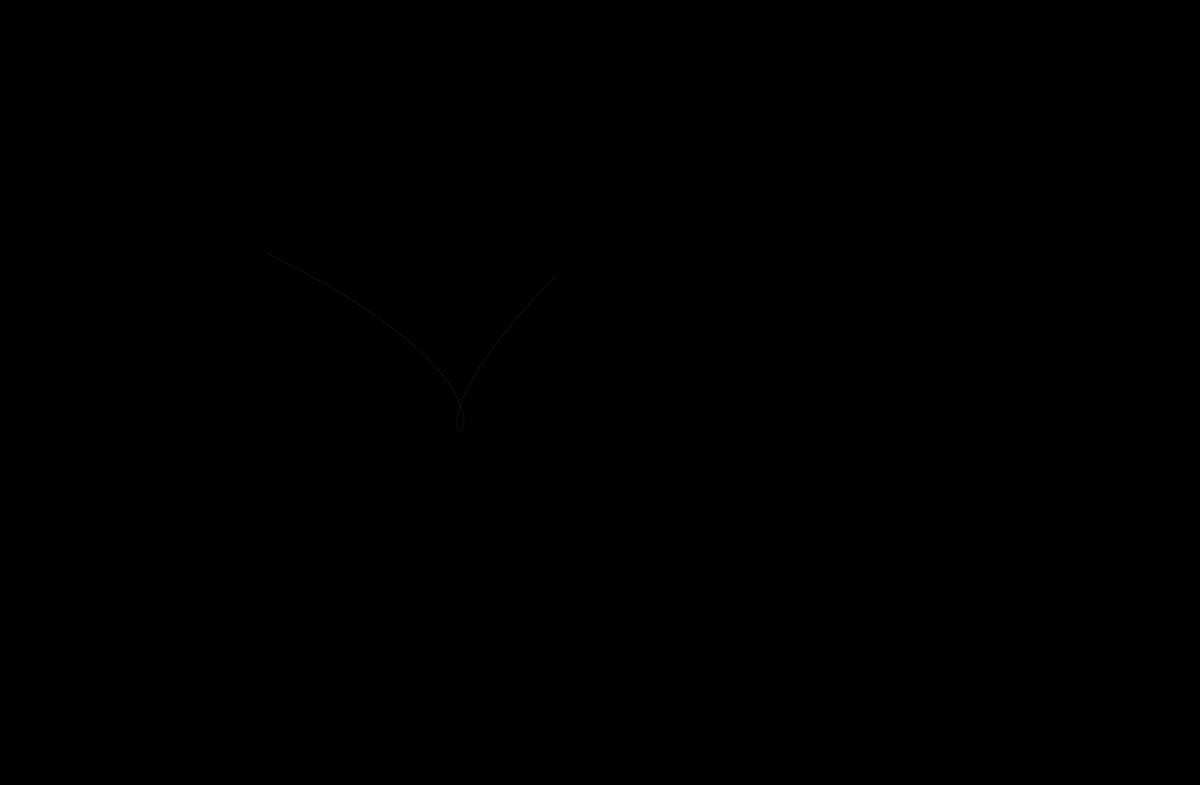
Frame 1 (no input)
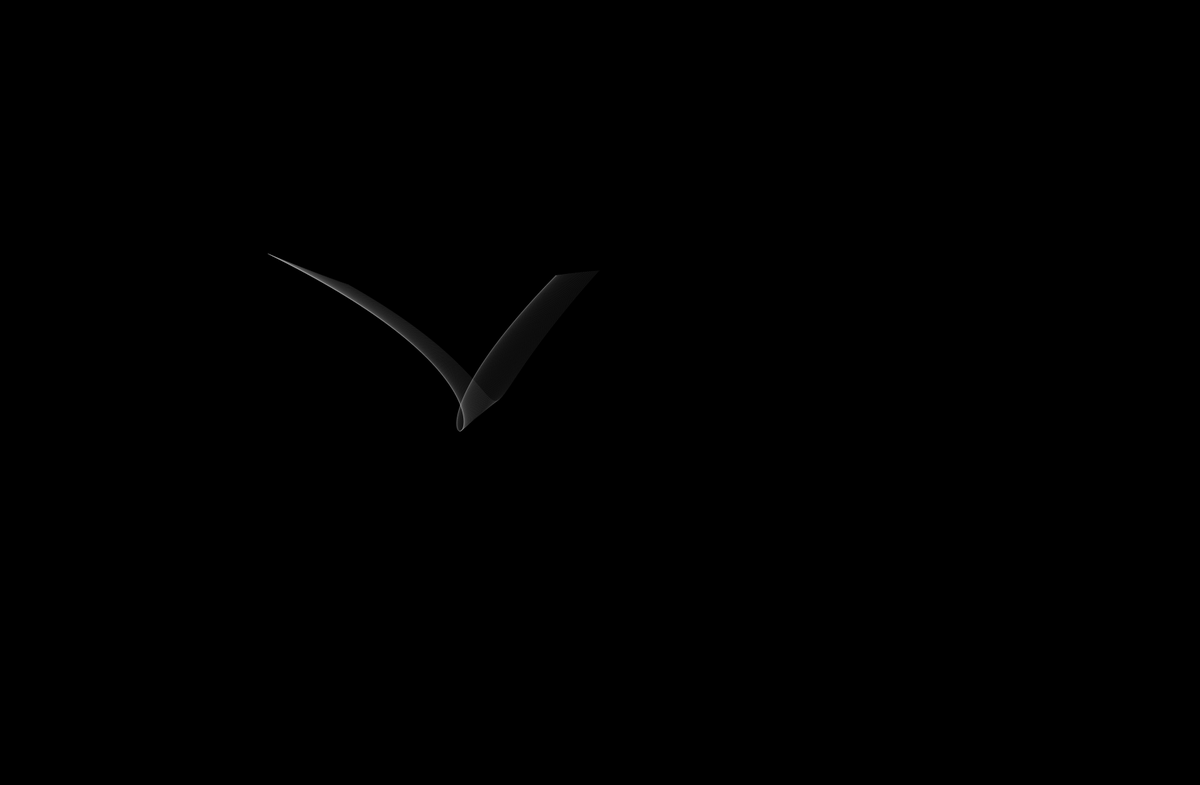
Frame 60 (no input)
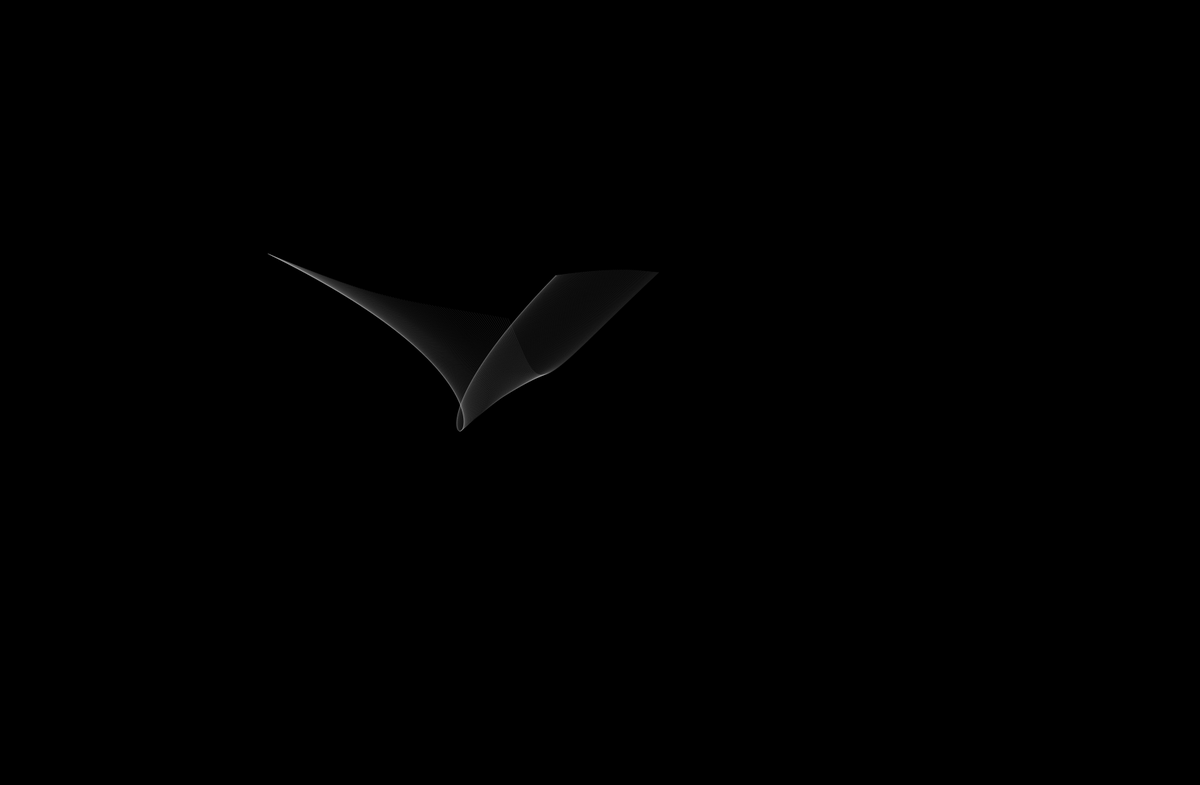
Frame 120 (the mouse pressed at the canvas centre since frame 60)

The p5.js sketch that drew these frames (run headless with seeded random() and noise() and a simulated clock; from frame 60 on, the mouse is pressed at the canvas centre):

// p5.js sketch
// ── sketch.js
var nx1;
var nx2;
var nx3;
var nx4;
var ny1;
var ny2;
var ny3;
var ny4;

function setup() {
  createCanvas(1650, 1080);
  background(0);
  
  // let all the initial noise sampling
  // variables be different, so our samples
  // aren't all initially the same
  nx1 = 10;
  nx2 = 20;
  nx3 = 30;
  nx4 = 40;
  ny1 = 50;
  ny2 = 60;
  ny3 = 70;
  ny4 = 80;
}

function draw() {
  
  var x1 = width * noise(nx1);
  var x2 = width * noise(nx2);
  var x3 = width * noise(nx3);
  var x4 = width * noise(nx4);
  var y1 = height * noise(ny1);
  var y2 = height * noise(ny2);
  var y3 = height * noise(ny3);
  var y4 = height * noise(ny4);
  
  noFill();
  stroke(255, 20);
  bezier(x1, y1, x2, y2, x3, y3, x4, y4);
  
  
  // change the noise samples
  nx1 += 0.0011;
  nx2 += 0.0022;
  nx3 += 0.0017;
  nx4 += 0.0021;
  ny1 += 0.0013;
  ny2 += 0.0019;
  ny3 += 0.0015;
  ny4 += 0.0014;
  
}
